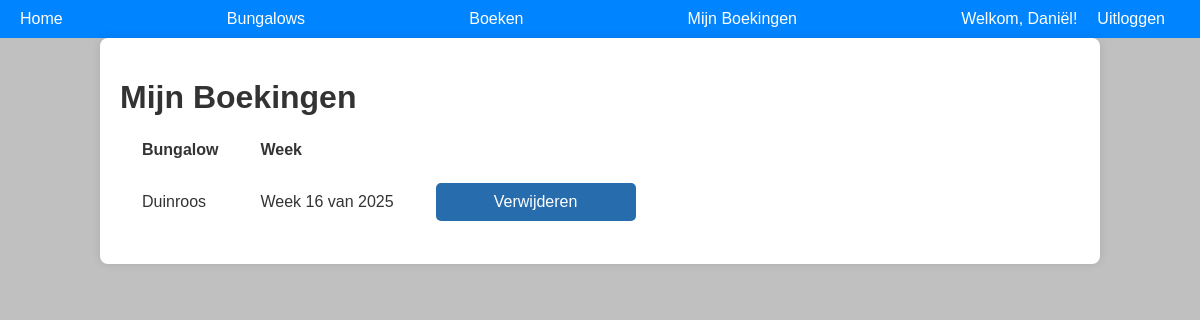
/my_bookings (signed in), run on an earlier commit of the app's database.
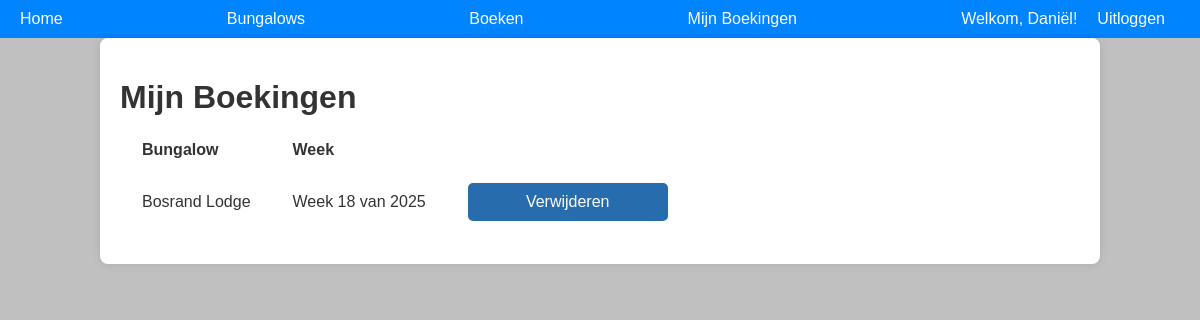
And on a later commit of the database.
### models/models.py (models this page shows)
class Booking(db.Model):
    id = db.Column(db.Integer, primary_key=True)
    guest_id = db.Column(db.Integer, db.ForeignKey('guest.id'), nullable=False)
    bungalow_id = db.Column(db.Integer, db.ForeignKey('bungalow.id'), nullable=False)
    week = db.Column(db.Integer, nullable=False)  # Stores week number (1-52)
    guest = db.relationship('Guest', backref='bookings')
    bungalow = db.relationship('Bungalow', backref='bookings')

class Bungalow(db.Model):
    id = db.Column(db.Integer, primary_key=True)
    name = db.Column(db.String(100), unique=True, nullable=False)
    type_id = db.Column(db.Integer, db.ForeignKey('bungalow_type.id'), nullable=False)
    bungalow_type = db.relationship('BungalowType', backref='bungalows')

### app.py (the view)
@app.route('/my_bookings')
@login_required
def my_bookings():
    bookings = Booking.query.filter_by(guest_id=current_user.id).all()
    return render_template('my_bookings.html', bookings=bookings)

### app.py (called while the page is built)
@login_manager.user_loader
def load_user(user_id):
    return Guest.query.get(int(user_id))

### templates/my_bookings.html (shortened to what this page needs)
{% extends 'base.html' %}
{% block content %}
<h1>Mijn Boekingen</h1>
{% if bookings %}
<table>
    <thead>
        <tr>
            <th>Bungalow</th>
            <th>Week</th>
        </tr>
    </thead>
    <tbody>
        {% for booking in bookings %}
        <tr>
            <td>{{ booking.bungalow.name }}</td>
            <td>Week {{ booking.week % 100 }} van {{ booking.week // 100 }}</td>
            <td>
                <form action="{{ url_for('delete_booking', booking_id=booking.id) }}" method="post" style="display:inline;">
                    <button type="submit" onclick="return confirm('Weet je zeker dat je deze boeking wilt verwijderen?')">
                        Verwijderen
                    </button>
                </form>
            </td>
        </tr>
        {% endfor %}
    </tbody>
</table>
{% else %}
<p>Je hebt nog geen boekingen.</p>
{% endif %}
{% endblock %}

What changed in the data, as far as the page shows it:
removed Booking: bungalow.name "Duinroos", booking.week%100 "16", week "2025"
added Booking: bungalow.name "Bosrand Lodge", booking.week%100 "18", week "2025"
